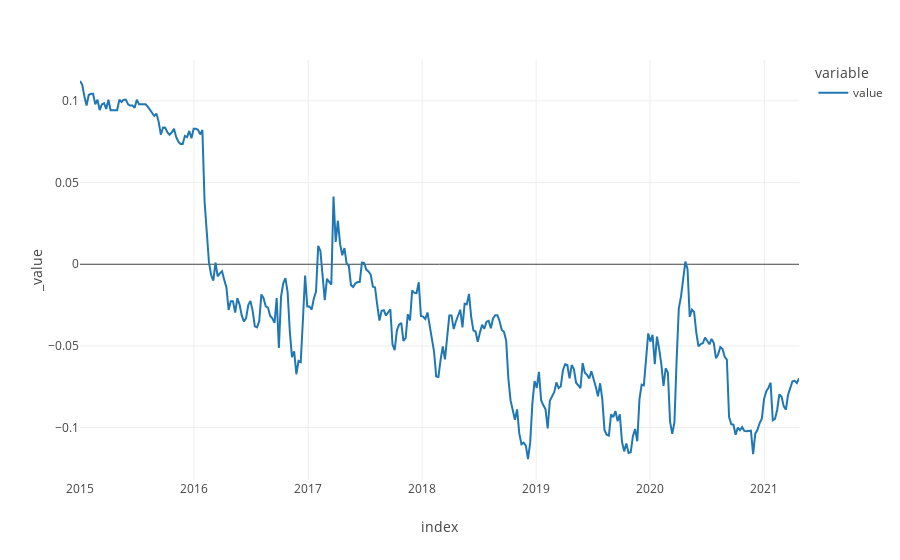

The cell this chart's notebook holds for it:
### Code cell
dfs_libor[libor].loc[date_range].plot()

### Figure 1 — Plotly figure (JSON) as saved in the notebook; plotly's stock layout.template omitted (floating-point values rounded to 4 significant figures; data arrays with more than 128 entries replaced by an {"elided": "..."} marker saying what was removed)
{"data": [{"hovertemplate": "variable=value<br>index=%{x}<br>_value=%{y}<extra></extra>", "legendgroup": "value", "line": {"color": "#1F77B4", "dash": "solid"}, "mode": "lines", "name": "value", "orientation": "v", "showlegend": true, "type": "scatter", "x": {"elided": "330 str values"}, "xaxis": "x", "y": {"elided": "330 float values"}, "yaxis": "y"}], "layout": {"legend": {"title": {"text": "variable"}, "tracegroupgap": 0}, "margin": {"t": 60}, "xaxis": {"anchor": "y", "domain": [0, 1], "title": {"text": "index"}}, "yaxis": {"anchor": "x", "domain": [0, 1], "title": {"text": "_value"}}}}
